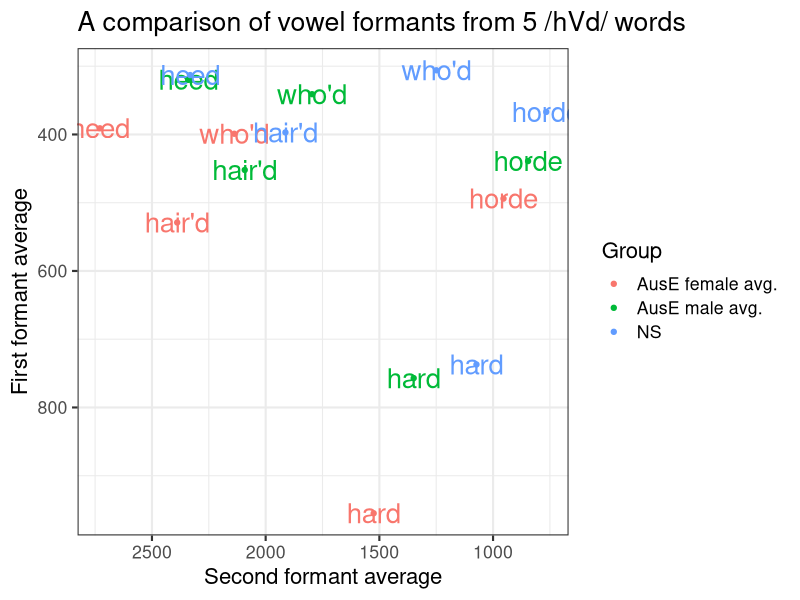

The R source for this figure:
## ---- chunk 1
library(knitr)
library(tufte)
library(dplyr)
library(readr)
library(ggplot2)

cox2006means <-
    read_csv("data/table_COX2006_formants.csv") %>%
    filter(stat == "mean") %>% 
    select(Group = sex, Vowel = vowel, F1_average = f1_target1, F2_average = f2_target1) %>%
    filter(Vowel %in% c("FLEECE", "SQUARE", "BATH", "THOUGHT", "GOOSE")) %>%
    rowwise %>% 
    mutate(Vowel = switch(Vowel,
                          `FLEECE`  = "heed",
                          `SQUARE`  = "hair'd",
                          `BATH`    = "hard",
                          `THOUGHT` = "horde",
                          `GOOSE`   = "who'd"),
           Group = ifelse(Group == "male", "AusE male avg.", "AusE female avg."))

# For some reason Tufte side notes don't show up with 'runtime: shiny' but margin notes do
# workaround for side notes piggybacking on margin notes function from tufte package
side_note_count <- 0

side_note <- function(note) {
    new_count <- get("side_note_count") + 1
    side_note_count <<- new_count
    sup_text  <- paste0("<sup>", new_count,"</sup>")

    paste0(sup_text, margin_note(paste0(sup_text, note)))
}
## ---- chunk 2
cox2006means %>%
    rbind(data.frame(
        stringsAsFactors = FALSE,
        Group       = "NS",
        Vowel      = c("heed", "hard", "horde", "who'd", "hair'd"),
        F1_average = c(313, 737, 367, 306, 397),
        F2_average = c(2332, 1073, 766, 1249, 1913)
    )) %>% 
    
    ggplot(aes(x = F2_average, y = F1_average)) +
    geom_text(aes(label = Vowel, color = Group), size = 7, show.legend = FALSE) +
    geom_point(aes(color = Group)) +
    scale_x_reverse() +
    scale_y_reverse() +
    theme_bw(base_size = 16) +
    xlab("Second formant average") +
    ylab("First formant average") +
    ggtitle("A comparison of vowel formants from 5 /hVd/ words")
